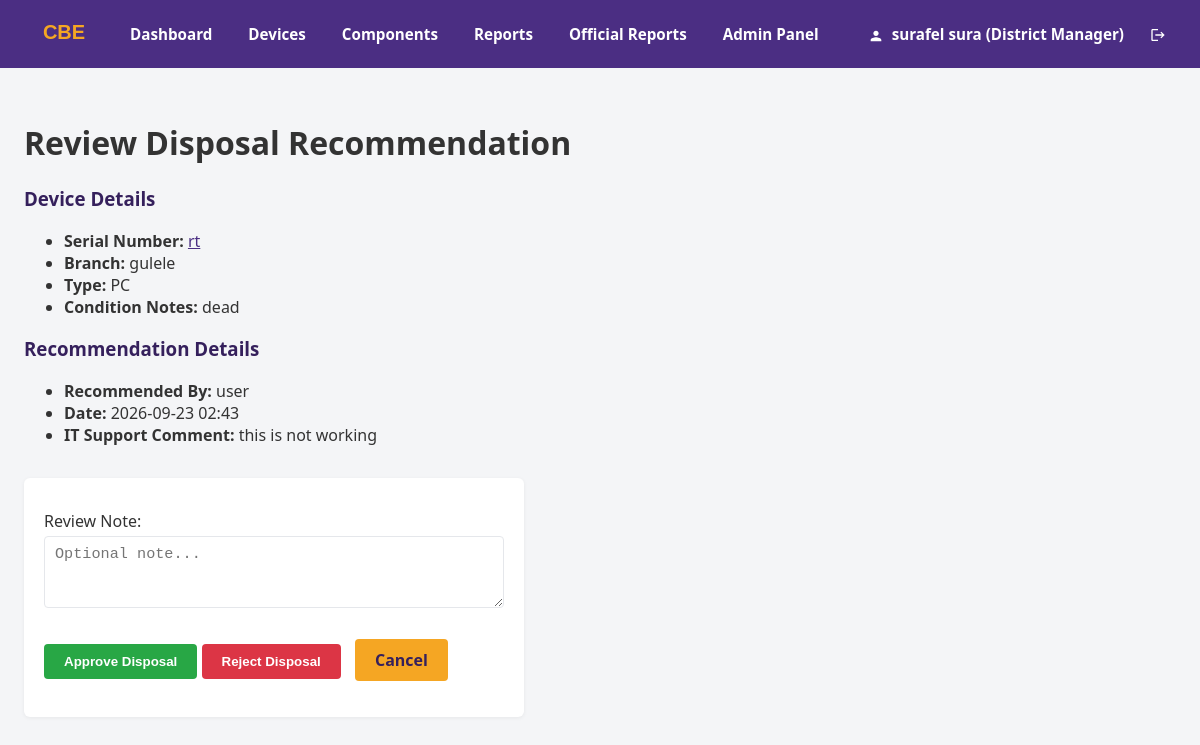
Screenshot of /devices/disposals/1/review/ (signed in) with the database file from the repository.
### accounts/models.py (models this page shows, shortened)
class User(AbstractUser):
    class Role(models.TextChoices):
        IT_STAFF = "IT_STAFF", "IT Support Staff"
        MANAGER = "MANAGER", "District Manager"
    role = models.CharField(
        max_length=20,
        choices=Role.choices,
        default=Role.IT_STAFF,
    )

### inventory/models.py (models this page shows, shortened)
class DisposalRecommendation(models.Model):
    class Status(models.TextChoices):
        PENDING = "PENDING", "Pending"
        APPROVED = "APPROVED", "Approved"
        REJECTED = "REJECTED", "Rejected"
    device = models.ForeignKey(Device, on_delete=models.CASCADE, related_name="disposal_recommendations")
    recommended_by = models.ForeignKey(settings.AUTH_USER_MODEL, on_delete=models.PROTECT, related_name="recommendations_made")
    recommended_at = models.DateTimeField(auto_now_add=True)
    reason = models.TextField()
    status = models.CharField(max_length=20, choices=Status.choices, default=Status.PENDING)
    reviewed_by = models.ForeignKey(settings.AUTH_USER_MODEL, on_delete=models.PROTECT, null=True, blank=True, related_name="recommendations_reviewed")
    reviewed_at = models.DateTimeField(null=True, blank=True)
    manager_note = models.TextField(blank=True)

class Device(models.Model):
    class DeviceType(models.TextChoices):
        PC = "PC", "PC"
        MONITOR = "MONITOR", "Monitor"
        SCANNER = "SCANNER", "Scanner"
        PRINTER = "PRINTER", "Printer"
        OTHER = "OTHER", "Other"
    class Status(models.TextChoices):
        RECEIVED = "RECEIVED", "Received"
        DIAGNOSED_FUNCTIONAL = "DIAGNOSED_FUNCTIONAL", "Diagnosed — Functional"
        DIAGNOSED_NOT_FUNCTIONAL = "DIAGNOSED_NOT_FUNCTIONAL", "Diagnosed — Not Functional"
        REPAIRED = "REPAIRED", "Repaired"
        RETURNED_TO_BRANCH = "RETURNED_TO_BRANCH", "Returned to Branch"
        FOR_DISPOSAL = "FOR_DISPOSAL", "For Disposal"
        DISPOSED = "DISPOSED", "Disposed"
    serial_number = models.CharField(max_length=100, unique=True)
    tag_number = models.CharField(max_length=100, blank=True)
    device_type = models.CharField(max_length=20, choices=DeviceType.choices)
    model = models.CharField(max_length=100, blank=True)
    status = models.CharField(max_length=30, choices=Status.choices, default=Status.RECEIVED)
    condition_notes = models.TextField(blank=True)
    date_received = models.DateField(auto_now_add=True)
    branch = models.ForeignKey(Branch, on_delete=models.PROTECT, related_name="devices")
    assigned_to = models.ForeignKey(Employee, on_delete=models.SET_NULL, null=True, blank=True, related_name="assigned_devices")
    logged_by = models.ForeignKey(settings.AUTH_USER_MODEL, on_delete=models.PROTECT, related_name="logged_devices")
    history = HistoricalRecords()

### branches/models.py (models this page shows, shortened)
class Branch(models.Model):
    class Grade(models.TextChoices):
        GRADE_1 = "I", "Grade I"
        GRADE_2 = "II", "Grade II"
        GRADE_3 = "III", "Grade III"
        GRADE_4 = "IV", "Grade IV"
        SPECIAL = "SPECIAL", "Special"
    name = models.CharField(max_length=255, unique=True)
    grade = models.CharField(max_length=10, choices=Grade.choices)
    employee_count = models.PositiveIntegerField()
    history = HistoricalRecords()
    class Meta:
        verbose_name_plural = "Branches"

### inventory/views.py (the view)
# urls.py: path("disposals/<int:pk>/review/", views.disposal_recommendation_review, name="disposal_recommendation_review"),
@login_required
def disposal_recommendation_review(request, pk):
    if request.user.role != request.user.Role.MANAGER:
        raise PermissionDenied("Only District Managers can review disposal recommendations.")
    recommendation = get_object_or_404(
        DisposalRecommendation.objects.select_related("device", "device__branch", "recommended_by"),
        pk=pk
    )
    if recommendation.status != DisposalRecommendation.Status.PENDING:
        messages.info(request, "This recommendation has already been reviewed.")
        return redirect("disposal_recommendation_list")
    if request.method == "POST":
        form = DisposalReviewForm(request.POST)
        if form.is_valid():
            action = form.cleaned_data["action"]
            note = form.cleaned_data["note"]
            try:
                if action == "APPROVE":
                    approve_disposal_recommendation(
                        recommendation=recommendation, user=request.user, note=note
                    )
                    messages.success(request, "Disposal approved.")
                else:
                    reject_disposal_recommendation(
                        recommendation=recommendation, user=request.user, note=note
                    )
                    messages.success(request, "Disposal rejected.")
                return redirect("disposal_recommendation_list")
            except ValueError as e:
                messages.error(request, str(e))
    else:
        form = DisposalReviewForm()
    return render(request, "inventory/disposal_recommendation_review.html", {
        "recommendation": recommendation,
        "form": form
    })

### inventory/forms.py
class DisposalReviewForm(forms.Form):
    action = forms.ChoiceField(
        choices=[("APPROVE", "Approve Disposal"), ("REJECT", "Reject Disposal")],
        widget=forms.RadioSelect
    )
    note = forms.CharField(
        widget=forms.Textarea(attrs={"rows": 3, "placeholder": "Optional note..."}),
        required=False,
        label="Review Note"
    )

### templates/inventory/disposal_recommendation_review.html (shortened to what this page needs)
{% extends "base.html" %}
{% block content %}
<h1>Review Disposal Recommendation</h1>
<div class="review-details">
    <h3>Device Details</h3>
    <ul>
        <li><strong>Serial Number:</strong> <a href="{% url 'device_detail' pk=recommendation.device.pk %}">{{ recommendation.device.serial_number }}</a></li>
        <li><strong>Branch:</strong> {{ recommendation.device.branch.name }}</li>
        <li><strong>Type:</strong> {{ recommendation.device.get_device_type_display }}</li>
        <li><strong>Condition Notes:</strong> {{ recommendation.device.condition_notes }}</li>
    </ul>
    <h3>Recommendation Details</h3>
    <ul>
        <li><strong>Recommended By:</strong> {{ recommendation.recommended_by.get_full_name|default:recommendation.recommended_by.username }}</li>
        <li><strong>Date:</strong> {{ recommendation.recommended_at|date:"Y-m-d H:i" }}</li>
        <li><strong>IT Support Comment:</strong> {{ recommendation.reason }}</li>
    </ul>
</div>
<form method="post" style="margin-top: 2rem;">
    <p>
        {{ form.note.label_tag }}<br>
        {{ form.note }}
    </p>
    <div style="margin-top: 1rem;">
        <button type="submit" name="action" value="APPROVE" class="btn btn-success" style="background-color: #28a745; color: white;">Approve Disposal</button>
        <button type="submit" name="action" value="REJECT" class="btn btn-danger" style="background-color: #dc3545; color: white;">Reject Disposal</button>
        <a href="{% url 'disposal_recommendation_list' %}" class="btn" style="margin-left: 10px;">Cancel</a>
    </div>
</form>
{% endblock %}

### templates/base.html (shortened to what this page needs)
{% load static %}
<!doctype html>
<html lang="en">
<head>
  <link rel="stylesheet" href="{% static 'css/style.css' %}?v=5">
</head>
<body>
  <nav>
    <div class="nav-container">
      <div class="nav-left">
        <img src="{% static 'img/logo.svg' %}" alt="CBE Logo" style="height: 40px; object-fit: contain;">
        {% if user.is_authenticated %}
        <a href="{% url 'dashboard' %}">Dashboard</a>
        <a href="{% url 'device_list' %}">Devices</a>
        <a href="{% url 'component_list' %}">Components</a>
        <a href="{% url 'dynamic_report' %}">Reports</a>
        <a href="{% url 'report_list' %}">Official Reports</a>
        {% if user.is_staff %}
        <a href="{% url 'admin:index' %}">Admin Panel</a>
        {% endif %}
        {% endif %}
      </div>
      <div class="nav-right">
        {% if user.is_authenticated %}
        <span>
          <svg class="icon" style="width:16px;height:16px;vertical-align:middle;margin-right:4px;" viewBox="0 0 24 24">
            <path
              d="M12 12c2.21 0 4-1.79 4-4s-1.79-4-4-4-4 1.79-4 4 1.79 4 4 4zm0 2c-2.67 0-8 1.34-8 4v2h16v-2c0-2.66-5.33-4-8-4z" />
          </svg>
          {{ user.get_full_name|default:user.username }} ({{ user.get_role_display }})
        </span>
        <form method="post" action="{% url 'logout' %}" class="logout-form">
          <button type="submit" title="Logout">
            <svg class="icon" style="width:16px;height:16px;vertical-align:middle;" viewBox="0 0 24 24">
              <path
                d="M17 7l-1.41 1.41L18.17 11H8v2h10.17l-2.58 2.58L17 17l5-5zM4 5h8V3H4c-1.1 0-2 .9-2 2v14c0 1.1.9 2 2 2h8v-2H4V5z" />
            </svg>
          </button>
        </form>
        {% endif %}
      </div>
    </div>
  </nav>
  <div class="page">
    {% block content %}{% endblock %}
  </div>
</body>
</html>

### static/css/style.css (style rules this page uses)
:root { --cbe-purple: #4b2e83; --cbe-purple-dark: #35205c; --cbe-gold: #f5a623; --bg: #f4f5f7; --text: #333333; --text-muted: #6b7280; --border: #e5e7eb; --status-green: #10b981; --status-amber: #f59e0b; --status-red: #ef4444; --status-blue: #3b82f6; --status-gray: #6b7280; }
* { box-sizing: border-box; }
body { margin: 0; font-family: "Segoe UI", Arial, sans-serif; background: var(--bg); color: var(--text); }
nav { background: var(--cbe-purple); color: white; padding: 14px 24px; display: flex; align-items: center; gap: 16px; font-size: 0.95rem; }
nav a { color: white; text-decoration: none; font-weight: 600; padding: 6px 10px; border-radius: 4px; }
nav span { font-weight: 600; }
.page { max-width: 1400px; margin: 0 auto; padding: 32px 24px; }
h3 { color: var(--cbe-purple-dark); }
a { color: var(--cbe-purple); }
form { background: white; padding: 20px; border-radius: 6px; box-shadow: 0 1px 4px rgba(0, 0, 0, 0.06); max-width: 500px; margin: 16px 0; }
form p { margin: 12px 0; }
input, select, textarea { width: 100%; padding: 8px 10px; border: 1px solid var(--border); border-radius: 4px; font-size: 0.95rem; margin-top: 4px; }
button, input[type="submit"] { background: var(--cbe-gold); color: var(--cbe-purple-dark); border: none; padding: 10px 20px; border-radius: 4px; font-weight: 700; cursor: pointer; margin-top: 8px; }
.logout-form { display: inline; margin: 0; padding: 0; background: none; box-shadow: none; }
.logout-form button { background: none; color: white; border: none; font-weight: 700; padding: 6px 10px; cursor: pointer; font-size: 0.95rem; margin: 0; }
.btn { display: inline-block; background: var(--cbe-gold); color: var(--cbe-purple-dark); padding: 10px 20px; border-radius: 4px; font-weight: 700; text-decoration: none; margin: 10px 0 16px 0; }
.nav-container { max-width: 1400px; margin: 0 auto; display: flex; justify-content: space-between; width: 100%; }
.nav-left, .nav-right { display: flex; align-items: center; gap: 16px; flex-wrap: wrap; }
.icon { fill: currentColor; display: inline-block; }

### rows the page displays
User: get_full_name "surafel sura", role "District Manager"
DisposalRecommendation: device.serial_number "rt", device.branch.name "gulele", device.device_type "PC", device.condition_notes "dead", recommended_by.get_full_name "user", recommended_at "2026-09-23 02:43", reason "this is not working"
